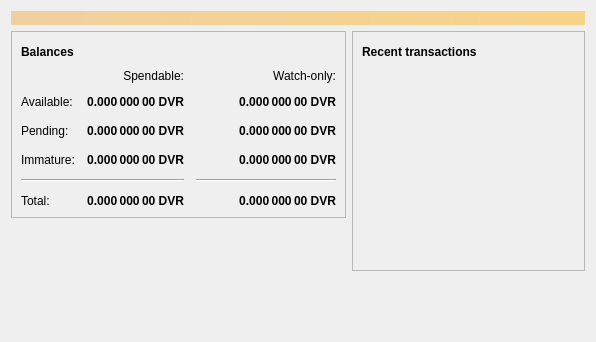
<?xml version="1.0" encoding="UTF-8"?>
<ui version="4.0">
 <class>OverviewPage</class>
 <widget class="QWidget" name="OverviewPage">
  <property name="geometry">
   <rect>
    <x>0</x>
    <y>0</y>
    <width>596</width>
    <height>342</height>
   </rect>
  </property>
  <property name="windowTitle">
   <string>Form</string>
  </property>
  <layout class="QVBoxLayout" name="topLayout">
   <item>
    <widget class="QLabel" name="labelAlerts">
     <property name="visible">
      <bool>false</bool>
     </property>
     <property name="styleSheet">
      <string notr="true">background-color: qlineargradient(x1: 0, y1: 0, x2: 1, y2: 0, stop:0 #F0D0A0, stop:1 #F8D488); color:#000000;</string>
     </property>
     <property name="wordWrap">
      <bool>true</bool>
     </property>
     <property name="margin">
      <number>3</number>
     </property>
    </widget>
   </item>
   <item>
    <layout class="QHBoxLayout" name="horizontalLayout" stretch="1,1">
     <item>
      <layout class="QVBoxLayout" name="verticalLayout_2">
       <item>
        <widget class="QFrame" name="frame">
         <property name="frameShape">
          <enum>QFrame::StyledPanel</enum>
         </property>
         <property name="frameShadow">
          <enum>QFrame::Raised</enum>
         </property>
         <layout class="QVBoxLayout" name="verticalLayout_4">
          <item>
           <layout class="QHBoxLayout" name="horizontalLayout_4">
            <item>
             <widget class="QLabel" name="label_5">
              <property name="font">
               <font>
                <weight>75</weight>
                <bold>true</bold>
               </font>
              </property>
              <property name="text">
               <string>Balances</string>
              </property>
             </widget>
            </item>
            <item>
             <widget class="QPushButton" name="labelWalletStatus">
              <property name="enabled">
               <bool>false</bool>
              </property>
              <property name="maximumSize">
               <size>
                <width>30</width>
                <height>16777215</height>
               </size>
              </property>
              <property name="toolTip">
               <string>The displayed information may be out of date. Your wallet automatically synchronizes with the Drivercoin network after a connection is established, but this process has not completed yet.</string>
              </property>
              <property name="text">
               <string/>
              </property>
              <property name="icon">
               <iconset resource="../drivercoin.qrc">
                <normaloff>:/icons/warning</normaloff>
                <disabledoff>:/icons/warning</disabledoff>:/icons/warning</iconset>
              </property>
              <property name="iconSize">
               <size>
                <width>24</width>
                <height>24</height>
               </size>
              </property>
              <property name="flat">
               <bool>true</bool>
              </property>
             </widget>
            </item>
            <item>
             <spacer name="horizontalSpacer_3">
              <property name="orientation">
               <enum>Qt::Horizontal</enum>
              </property>
              <property name="sizeHint" stdset="0">
               <size>
                <width>40</width>
                <height>20</height>
               </size>
              </property>
             </spacer>
            </item>
           </layout>
          </item>
          <item>
           <layout class="QGridLayout" name="gridLayout">
            <property name="spacing">
             <number>12</number>
            </property>
            <item row="2" column="2">
             <widget class="QLabel" name="labelWatchPending">
              <property name="font">
               <font>
                <weight>75</weight>
                <bold>true</bold>
               </font>
              </property>
              <property name="cursor">
               <cursorShape>IBeamCursor</cursorShape>
              </property>
              <property name="toolTip">
               <string>Unconfirmed transactions to watch-only addresses</string>
              </property>
              <property name="text">
               <string notr="true">0.000 000 00 DVR</string>
              </property>
              <property name="alignment">
               <set>Qt::AlignRight|Qt::AlignTrailing|Qt::AlignVCenter</set>
              </property>
              <property name="textInteractionFlags">
               <set>Qt::LinksAccessibleByMouse|Qt::TextSelectableByKeyboard|Qt::TextSelectableByMouse</set>
              </property>
             </widget>
            </item>
            <item row="2" column="1">
             <widget class="QLabel" name="labelUnconfirmed">
              <property name="font">
               <font>
                <weight>75</weight>
                <bold>true</bold>
               </font>
              </property>
              <property name="cursor">
               <cursorShape>IBeamCursor</cursorShape>
              </property>
              <property name="toolTip">
               <string>Total of transactions that have yet to be confirmed, and do not yet count toward the spendable balance</string>
              </property>
              <property name="text">
               <string notr="true">0.000 000 00 DVR</string>
              </property>
              <property name="alignment">
               <set>Qt::AlignRight|Qt::AlignTrailing|Qt::AlignVCenter</set>
              </property>
              <property name="textInteractionFlags">
               <set>Qt::LinksAccessibleByMouse|Qt::TextSelectableByKeyboard|Qt::TextSelectableByMouse</set>
              </property>
             </widget>
            </item>
            <item row="3" column="2">
             <widget class="QLabel" name="labelWatchImmature">
              <property name="font">
               <font>
                <weight>75</weight>
                <bold>true</bold>
               </font>
              </property>
              <property name="cursor">
               <cursorShape>IBeamCursor</cursorShape>
              </property>
              <property name="toolTip">
               <string>Mined balance in watch-only addresses that has not yet matured</string>
              </property>
              <property name="text">
               <string notr="true">0.000 000 00 DVR</string>
              </property>
              <property name="alignment">
               <set>Qt::AlignRight|Qt::AlignTrailing|Qt::AlignVCenter</set>
              </property>
              <property name="textInteractionFlags">
               <set>Qt::LinksAccessibleByMouse|Qt::TextSelectableByKeyboard|Qt::TextSelectableByMouse</set>
              </property>
             </widget>
            </item>
            <item row="4" column="0" colspan="2">
             <widget class="Line" name="line">
              <property name="orientation">
               <enum>Qt::Horizontal</enum>
              </property>
             </widget>
            </item>
            <item row="4" column="2">
             <widget class="Line" name="lineWatchBalance">
              <property name="sizePolicy">
               <sizepolicy hsizetype="Preferred" vsizetype="Fixed">
                <horstretch>0</horstretch>
                <verstretch>0</verstretch>
               </sizepolicy>
              </property>
              <property name="minimumSize">
               <size>
                <width>140</width>
                <height>0</height>
               </size>
              </property>
              <property name="orientation">
               <enum>Qt::Horizontal</enum>
              </property>
             </widget>
            </item>
            <item row="5" column="0">
             <widget class="QLabel" name="labelTotalText">
              <property name="text">
               <string>Total:</string>
              </property>
             </widget>
            </item>
            <item row="3" column="1">
             <widget class="QLabel" name="labelImmature">
              <property name="font">
               <font>
                <weight>75</weight>
                <bold>true</bold>
               </font>
              </property>
              <property name="cursor">
               <cursorShape>IBeamCursor</cursorShape>
              </property>
              <property name="toolTip">
               <string>Mined balance that has not yet matured</string>
              </property>
              <property name="text">
               <string notr="true">0.000 000 00 DVR</string>
              </property>
              <property name="alignment">
               <set>Qt::AlignRight|Qt::AlignTrailing|Qt::AlignVCenter</set>
              </property>
              <property name="textInteractionFlags">
               <set>Qt::LinksAccessibleByMouse|Qt::TextSelectableByKeyboard|Qt::TextSelectableByMouse</set>
              </property>
             </widget>
            </item>
            <item row="2" column="3">
             <spacer name="horizontalSpacer_2">
              <property name="orientation">
               <enum>Qt::Horizontal</enum>
              </property>
              <property name="sizeHint" stdset="0">
               <size>
                <width>40</width>
                <height>20</height>
               </size>
              </property>
             </spacer>
            </item>
            <item row="3" column="0">
             <widget class="QLabel" name="labelImmatureText">
              <property name="text">
               <string>Immature:</string>
              </property>
             </widget>
            </item>
            <item row="5" column="1">
             <widget class="QLabel" name="labelTotal">
              <property name="font">
               <font>
                <weight>75</weight>
                <bold>true</bold>
               </font>
              </property>
              <property name="cursor">
               <cursorShape>IBeamCursor</cursorShape>
              </property>
              <property name="toolTip">
               <string>Your current total balance</string>
              </property>
              <property name="text">
               <string notr="true">0.000 000 00 DVR</string>
              </property>
              <property name="alignment">
               <set>Qt::AlignRight|Qt::AlignTrailing|Qt::AlignVCenter</set>
              </property>
              <property name="textInteractionFlags">
               <set>Qt::LinksAccessibleByMouse|Qt::TextSelectableByKeyboard|Qt::TextSelectableByMouse</set>
              </property>
             </widget>
            </item>
            <item row="5" column="2">
             <widget class="QLabel" name="labelWatchTotal">
              <property name="font">
               <font>
                <weight>75</weight>
                <bold>true</bold>
               </font>
              </property>
              <property name="cursor">
               <cursorShape>IBeamCursor</cursorShape>
              </property>
              <property name="toolTip">
               <string>Current total balance in watch-only addresses</string>
              </property>
              <property name="text">
               <string notr="true">0.000 000 00 DVR</string>
              </property>
              <property name="alignment">
               <set>Qt::AlignRight|Qt::AlignTrailing|Qt::AlignVCenter</set>
              </property>
              <property name="textInteractionFlags">
               <set>Qt::LinksAccessibleByMouse|Qt::TextSelectableByKeyboard|Qt::TextSelectableByMouse</set>
              </property>
             </widget>
            </item>
            <item row="0" column="2">
             <widget class="QLabel" name="labelWatchonly">
              <property name="text">
               <string>Watch-only:</string>
              </property>
              <property name="alignment">
               <set>Qt::AlignRight|Qt::AlignTrailing|Qt::AlignVCenter</set>
              </property>
             </widget>
            </item>
            <item row="1" column="0">
             <widget class="QLabel" name="labelBalanceText">
              <property name="text">
               <string>Available:</string>
              </property>
             </widget>
            </item>
            <item row="1" column="1">
             <widget class="QLabel" name="labelBalance">
              <property name="font">
               <font>
                <weight>75</weight>
                <bold>true</bold>
               </font>
              </property>
              <property name="cursor">
               <cursorShape>IBeamCursor</cursorShape>
              </property>
              <property name="toolTip">
               <string>Your current spendable balance</string>
              </property>
              <property name="text">
               <string notr="true">0.000 000 00 DVR</string>
              </property>
              <property name="alignment">
               <set>Qt::AlignRight|Qt::AlignTrailing|Qt::AlignVCenter</set>
              </property>
              <property name="textInteractionFlags">
               <set>Qt::LinksAccessibleByMouse|Qt::TextSelectableByKeyboard|Qt::TextSelectableByMouse</set>
              </property>
             </widget>
            </item>
            <item row="1" column="2">
             <widget class="QLabel" name="labelWatchAvailable">
              <property name="font">
               <font>
                <weight>75</weight>
                <bold>true</bold>
               </font>
              </property>
              <property name="cursor">
               <cursorShape>IBeamCursor</cursorShape>
              </property>
              <property name="toolTip">
               <string>Your current balance in watch-only addresses</string>
              </property>
              <property name="text">
               <string notr="true">0.000 000 00 DVR</string>
              </property>
              <property name="alignment">
               <set>Qt::AlignRight|Qt::AlignTrailing|Qt::AlignVCenter</set>
              </property>
              <property name="textInteractionFlags">
               <set>Qt::LinksAccessibleByMouse|Qt::TextSelectableByKeyboard|Qt::TextSelectableByMouse</set>
              </property>
             </widget>
            </item>
            <item row="2" column="0">
             <widget class="QLabel" name="labelPendingText">
              <property name="text">
               <string>Pending:</string>
              </property>
             </widget>
            </item>
            <item row="0" column="1">
             <widget class="QLabel" name="labelSpendable">
              <property name="text">
               <string>Spendable:</string>
              </property>
              <property name="alignment">
               <set>Qt::AlignRight|Qt::AlignTrailing|Qt::AlignVCenter</set>
              </property>
             </widget>
            </item>
           </layout>
          </item>
         </layout>
        </widget>
       </item>
       <item>
        <spacer name="verticalSpacer">
         <property name="orientation">
          <enum>Qt::Vertical</enum>
         </property>
         <property name="sizeHint" stdset="0">
          <size>
           <width>20</width>
           <height>40</height>
          </size>
         </property>
        </spacer>
       </item>
      </layout>
     </item>
     <item>
      <layout class="QVBoxLayout" name="verticalLayout_3">
       <item>
        <widget class="QFrame" name="frame_2">
         <property name="frameShape">
          <enum>QFrame::StyledPanel</enum>
         </property>
         <property name="frameShadow">
          <enum>QFrame::Raised</enum>
         </property>
         <layout class="QVBoxLayout" name="verticalLayout">
          <item>
           <layout class="QHBoxLayout" name="horizontalLayout_2">
            <item>
             <widget class="QLabel" name="label_4">
              <property name="font">
               <font>
                <weight>75</weight>
                <bold>true</bold>
               </font>
              </property>
              <property name="text">
               <string>Recent transactions</string>
              </property>
             </widget>
            </item>
            <item>
             <widget class="QPushButton" name="labelTransactionsStatus">
              <property name="enabled">
               <bool>false</bool>
              </property>
              <property name="maximumSize">
               <size>
                <width>30</width>
                <height>16777215</height>
               </size>
              </property>
              <property name="toolTip">
               <string>The displayed information may be out of date. Your wallet automatically synchronizes with the Drivercoin network after a connection is established, but this process has not completed yet.</string>
              </property>
              <property name="text">
               <string/>
              </property>
              <property name="icon">
               <iconset resource="../drivercoin.qrc">
                <normaloff>:/icons/warning</normaloff>
                <disabledoff>:/icons/warning</disabledoff>:/icons/warning</iconset>
              </property>
              <property name="iconSize">
               <size>
                <width>24</width>
                <height>24</height>
               </size>
              </property>
              <property name="flat">
               <bool>true</bool>
              </property>
             </widget>
            </item>
            <item>
             <spacer name="horizontalSpacer">
              <property name="orientation">
               <enum>Qt::Horizontal</enum>
              </property>
              <property name="sizeHint" stdset="0">
               <size>
                <width>40</width>
                <height>20</height>
               </size>
              </property>
             </spacer>
            </item>
           </layout>
          </item>
          <item>
           <widget class="QListView" name="listTransactions">
            <property name="styleSheet">
             <string notr="true">QListView { background: transparent; }</string>
            </property>
            <property name="frameShape">
             <enum>QFrame::NoFrame</enum>
            </property>
            <property name="verticalScrollBarPolicy">
             <enum>Qt::ScrollBarAlwaysOff</enum>
            </property>
            <property name="horizontalScrollBarPolicy">
             <enum>Qt::ScrollBarAlwaysOff</enum>
            </property>
            <property name="selectionMode">
             <enum>QAbstractItemView::NoSelection</enum>
            </property>
           </widget>
          </item>
         </layout>
        </widget>
       </item>
       <item>
        <spacer name="verticalSpacer_2">
         <property name="orientation">
          <enum>Qt::Vertical</enum>
         </property>
         <property name="sizeHint" stdset="0">
          <size>
           <width>20</width>
           <height>40</height>
          </size>
         </property>
        </spacer>
       </item>
      </layout>
     </item>
    </layout>
   </item>
  </layout>
 </widget>
 <resources/>
 <connections/>
</ui>
